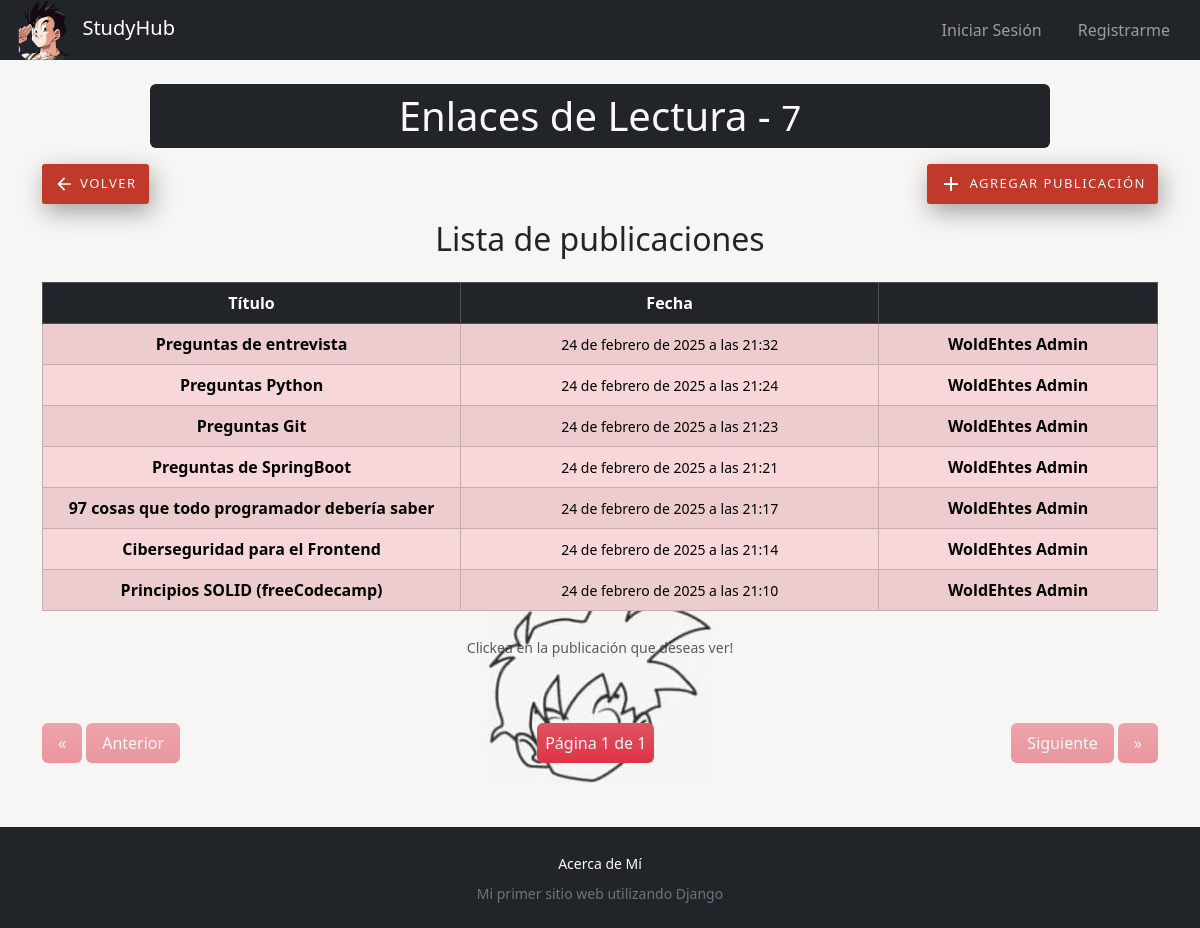
The page /apuntes/Enlaces de Lectura/28/publicaciones on the database its author committed.
### study_hub/models.py (models this page shows, shortened)
class Subject(Model):
    name = CharField(max_length=40)
    code = IntegerField(validators=[MaxValueValidator(9999), MinValueValidator(1)])
    career = ForeignKey(Career, on_delete=CASCADE)
    class Meta:
        ordering = ["career", "code"]

class Publication(Model):
    author = ForeignKey(User, on_delete=CASCADE, blank=False, default=1)
    title = CharField(max_length=60, blank=False)
    content = tinymce_models.HTMLField()
    publication_date = DateTimeField(auto_now_add=True)
    subject = ForeignKey(Subject, on_delete=CASCADE, blank=False)
    isPrivate = BooleanField(default=False)

### study_hub/views/publication_views.py (the view)
class PublicationsListView(PaginatedListView):
    template_name = "list_publications.html"
    def get_queryset(self):
        queryset = Publication.objects.filter(subject=self.kwargs["id"])
        return _filterPrivatePublications(self.request, queryset)
    def get_context_data(self, **kwargs):
        context = super().get_context_data(**kwargs)
        subject = get_subject_or_404(self.kwargs["id"], self.kwargs["subject"])
        context["subject"] = subject
        context["title"] = subject.name
        return context

### study_hub/views/publication_base_views.py (called while the page is built)
    def paginate_queryset(self, queryset, page_size):
        paginator = self.get_paginator(queryset, page_size)
        page = self.request.GET.get("page")
        try:
            page_number = int(page)
        except (TypeError, ValueError):
            page_number = 1
        try:
            page_obj = paginator.page(page_number)
        except (EmptyPage, PageNotAnInteger):
            page_obj = paginator.page(paginator.num_pages)
        return (paginator, page_obj, page_obj.object_list, page_obj.has_other_pages())

### study_hub/views/publication_views.py (called while the page is built)
def _filterPrivatePublications(request, queryset):
    if not request.user.is_authenticated:
        queryset = queryset.filter(isPrivate=False)
    else:
        queryset = queryset.filter(Q(isPrivate=False) | Q(author=request.user))
    return queryset.order_by("-publication_date")

### study_hub/views/views.py (called while the page is built)
def get_subject_or_404(id, name=False):
    return get_object_or_404(Subject, pk=id, name=name)

### study_hub/templates/list_publications.html (shortened to what this page needs)
{% extends 'layout.html' %}
{% load static %}
{% block header %}
<h1 class="text-center w-75 m-auto mb-3 py-2 px-4 bg-dark text-light rounded">
  {{title}}
  <span>-</span>
  <small class="fw-lighter">{{subject.code}}</small>
</h1>
<div class="container d-flex justify-content-between flex-wrap gap-1">
  <a class="custom-link text-light icon-link icon-link-hover link-offset-3 link-underline-light link-underline-opacity-0 link-underline-opacity-75-hover"
    style="--bs-icon-link-transform: translate3d(-.2rem, 0 , 0);" href="javascript:history.back()">
    <img class="bi" alt="arrow-back" aria-hidden="true" src="{%static '/images/arrow_back.svg'%}">
    Volver
  </a>
  <a class="custom-link text-light icon-link link-offset-3 link-underline-light link-underline-opacity-0 link-underline-opacity-75-hover"
    href="{% url 'apuntes:publication_create' id=subject.id subject=title %}">
    <img class="bi fs-4" alt="add-icon" aria-hidden="true" src="{%static '/images/add.svg'%}">
    Agregar Publicación
  </a>
</div>
{% endblock header %}
{% block content %}
<h2 class="text-center">Lista de publicaciones</h2>
<div class="container my-4 table-responsive">
  <table class="table align-middle table-danger table-striped table-hover table-bordered text-center">
    <thead>
      <tr class="table-dark">
        <th scope="col" class="col-3">Título</th>
        <th scope="col" class="col-3">Fecha</th>
        <th scope="col" class="col-2"> </th>
      </tr>
    </thead>
    <tbody>
      {% if publications|length >= 1 %}
      {% for publication in publications%}
      <tr class="publication-row" data-publication-id="{{ publication.id }}" style="cursor: pointer;">
        <th scope="row" class="col-3">{{publication.title}}</th>
        <th class="col-3 small fw-light">{{publication.publication_date}}</th>
        {% if publication.author == user %}
        <th class="col-2" style="pointer-events: none;">
          <form method="POST" action="{% url 'apuntes:change_post_privacy' publication.pk %}" style="display:inline;">
            {% csrf_token %}
            <button type="submit" style="all:unset; pointer-events: all;"
              title="Cambiar a {%if publication.isPrivate %} Pública {%else%} Privada {%endif%}">
              {% if publication.isPrivate %}
              <img alt="private-icon" class="p-1" src="{%static '/images/private.svg'%}">
              {% else %}
              <img alt="public-icon" class="p-1" src="{%static '/images/public.svg'%}">
              {% endif %}
            </button>
          </form>
          <a style="text-decoration:none; pointer-events: all;" title="Editar Publicación"
            href="{% url 'apuntes:publication_update' subject=subject.name id=subject.id pk=publication.id%}">
            <img alt="edit-icon" class="p-1" src="{%static '/images/edit.svg'%}">
          </a>
          <a style="text-decoration:none; pointer-events: all;" title="Borrar Publicación"
            href="{% url 'apuntes:publication_delete' subject=subject.name id=subject.id pk=publication.id%}">
            <img alt="delete-icon" class="p-1" src="{%static '/images/delete.svg'%}">
          </a>
        </th>
        {% else %}
        <th class="col-2" title="Creada por {{publication.author.first_name}}">
          {{publication.author.first_name}} {{publication.author.last_name}}
        </th>
        {% endif %}
      </tr>
      {% endfor %}
      {% endif %}
    </tbody>
    <tfoot>
      <caption class="text-center  my-3">
        {% if publications|length >= 1 %}
        <small>Clickea en la publicación que deseas ver!</small>
        {% else %}
        No tiene publicaciones creadas...
        {% endif %}
      </caption>
    </tfoot>
  </table>
</div>
{% include 'partials/pagination.html' %}
{% endblock %}

### pages/templates/layout.html (shortened to what this page needs)
{% load static %}
<!DOCTYPE html>
<html lang="es">
<head>
    <link href="https://cdn.jsdelivr.net/npm/bootstrap@5.3.3/dist/css/bootstrap.min.css" rel="stylesheet"
>
    <link rel="stylesheet" href="{%static 'main.css'%}">
</head>
<body class="d-flex flex-column justify-content-between">
    {% include 'partials/navbar.html' %}
    {% if title %}
    <header class="mt-4 mb-3">
        {% block header %} {% endblock header %}
    </header>
    {% endif %}
    <main>
        {% block content %} {% endblock content %}
    </main>
    <footer class="text-light mt-auto bg-dark text-center align-middle p-4">
        <a class="small mt-1 link-light link-underline-opacity-0" href="{% url 'about' %}">Acerca de Mí</a>
        <p class="mb-0 mt-2 text-secondary small fw-light">Mi primer sitio web utilizando Django</p>
    </footer>
</body>
</html>

### pages/templates/partials/navbar.html (shortened to what this page needs)
{% load static %}
<nav class="navbar navbar-expand-md  navbar-dark bg-dark" data-bs-theme="dark">
  <div class="container-fluid">
    <a class="navbar-brand p-0" href="{% url 'home' %}">
      <img src="{%static 'images/logo.webp'%}" class="image-logo" alt="logo">
      StudyHub
    </a>
    <div class="collapse navbar-collapse" id="navbarSupportedContent">
      <ul class="navbar-nav ms-auto">
        {% if user.is_authenticated %}
        <li class="nav-item">
          <a class="nav-link" href="{% url 'apuntes:all_publications' %}">Publicaciones</a>
        </li>
        <li class="nav-item">
          <a class="nav-link" href="{% url 'apuntes:hub' %}">Materias</a>
        </li>
        <li class="nav-item">
          <a class="nav-link" href="{% url 'study_manager:course_list' %}">Mis Cursos</a>
        </li>
        <li class="nav-item dropdown">
          <a class="nav-link dropdown-toggle text-capitalize" href="#" role="button" data-bs-toggle="dropdown"
            aria-expanded="false">
            {{user.first_name}}
          </a>
          <ul class="dropdown-menu">
            <li><a class="dropdown-item py-2" href="{% url 'account:profile' %}">Mi Perfil</a></li>
            <li><a class="dropdown-item py-2" href="{% url 'account:my_publications' %}">Mis Publicaciones</a></li>
            <li>
              <hr class="dropdown-divider">
            </li>
            <li><a class="dropdown-item py-2" id="logout" href="{% url 'account:logout' %}">Cerrar Sesión</a></li>
          </ul>
        <li class="nav-item dropdown" role="search">
          {% csrf_token %}
          <input id="search" autocomplete="off" class="form-control nav-link px-3 " type="search"
            placeholder="Buscar publicación..." aria-label="Search">
          <ul class="dropdown-menu container position-absolute" id="dropdown">
          </ul>
        </li>
        </li>
        {% else %}
        <li class="nav-item">
          <a class="nav-link" href="{% url 'account:login' %}">Iniciar Sesión</a>
        </li>
        <li class="nav-item">
          <a class="nav-link" href="{% url 'account:register' %}">Registrarme</a>
        </li>
        {% endif %}
      </ul>
    </div>
  </div>
</nav>

### study_hub/templates/partials/pagination.html
<div class="container d-flex align-items-center justify-content-between overflow-x-hidden">
    <div class="d-flex align-items-center gap-1">
        <div class="bg-danger bg-gradient p-2 rounded {% if not page_obj.has_previous %} opacity-50  {% endif %}">
            <a href="
            {% if page_obj.has_previous %}
            ?page=1
            {% else %}
            #
            {% endif %}
            " class="link-light px-2 text-decoration-none">
                &laquo;
            </a>
        </div>
        <div class="nowrap text-truncate bg-danger bg-gradient p-2 rounded {% if not page_obj.has_previous %} opacity-50  {% endif %}">
            <a href="
            {% if page_obj.has_previous %}
            ?page={{ page_obj.previous_page_number }}
            {% else %}
            #
            {% endif %}
            " class="link-light px-2 text-decoration-none">
                Anterior
            </a>
        </div>
    </div>
    <div class="bg-danger bg-gradient text-light p-2 rounded nowrap text-truncate">
        <span class="d-none d-md-inline"> Página</span> {{ page_obj.number }} de {{ paginator.num_pages }}
    </div>
    <div class="d-flex align-items-center gap-1">
        <div class="nowrap text-truncate bg-danger bg-gradient p-2 rounded {% if not page_obj.has_next %} opacity-50  {% endif %}">
            <a href="
            {% if page_obj.has_next %}
            ?page={{ page_obj.next_page_number }}
            {% else %}
            #
            {% endif %}
            " class="link-light px-2 text-decoration-none">
                Siguiente
            </a>
        </div>
        <div class="bg-danger bg-gradient p-2 rounded {% if not page_obj.has_next %} opacity-50  {% endif %}">
            <a href="
            {% if page_obj.has_next %}
            ?page={{ page_obj.paginator.num_pages }}
            {% else %}
            #
            {% endif %}
            " class="link-light px-2 text-decoration-none">
                &raquo;
            </a>
        </div>
    </div>
</div>

### pages/static/main.css (style rules this page uses)
* { box-sizing: border-box; padding: 0; margin: 0; }
html, body { max-width: 100vw; min-height: 100vh; }
body { background-color: #F8F6F4; background-image: url("images/background-icon.webp"); background-position: 50% 80%; background-repeat: no-repeat; background-attachment: fixed; }
nav { padding: 0 !important; }
.image-logo { width: auto; height: 60px; }
main { margin-bottom: 4rem; }
.custom-link { text-transform: uppercase; background-color: #c0392b; padding: 8px 12px !important; height: 40px; font-size: 13px; letter-spacing: 1.5px; user-select: none; cursor: pointer; box-shadow: 3px 8px 25px rgba(0, 0, 0, 0.35); border-radius: 3px; }
.bi { width: auto !important; height: auto !important; }
.nav-item { padding: 5px 10px; }

### rows shown on the page
Subject: name "Enlaces de Lectura", code "7"
Publication: title "Preguntas de entrevista", publication_date "24 de febrero de 2025 a las 21:32", author.first_name "WoldEhtes", author.last_name "Admin"
Publication: title "Preguntas Python", publication_date "24 de febrero de 2025 a las 21:24", author.first_name "WoldEhtes", author.last_name "Admin"
Publication: title "Preguntas Git", publication_date "24 de febrero de 2025 a las 21:23", author.first_name "WoldEhtes", author.last_name "Admin"
Publication: title "Preguntas de SpringBoot", publication_date "24 de febrero de 2025 a las 21:21", author.first_name "WoldEhtes", author.last_name "Admin"
Publication: title "97 cosas que todo programador debería saber", publication_date "24 de febrero de 2025 a las 21:17", author.first_name "WoldEhtes", author.last_name "Admin"
Publication: title "Ciberseguridad para el Frontend", publication_date "24 de febrero de 2025 a las 21:14", author.first_name "WoldEhtes", author.last_name "Admin"
Publication: title "Principios SOLID (freeCodecamp)", publication_date "24 de febrero de 2025 a las 21:10", author.first_name "WoldEhtes", author.last_name "Admin"

### other values the page prints
{{ page_obj.number }} "1"
{{ paginator.num_pages }} "1"
